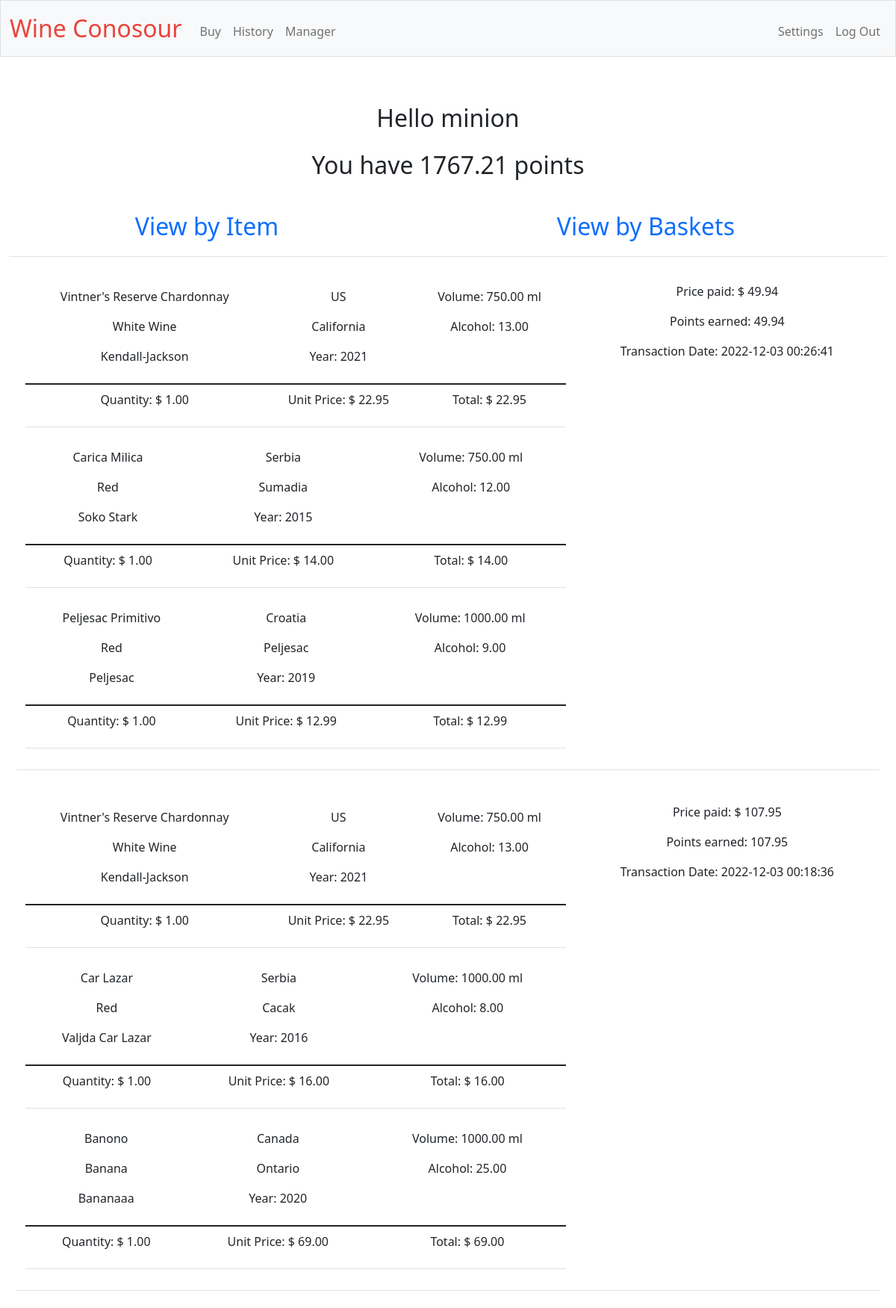
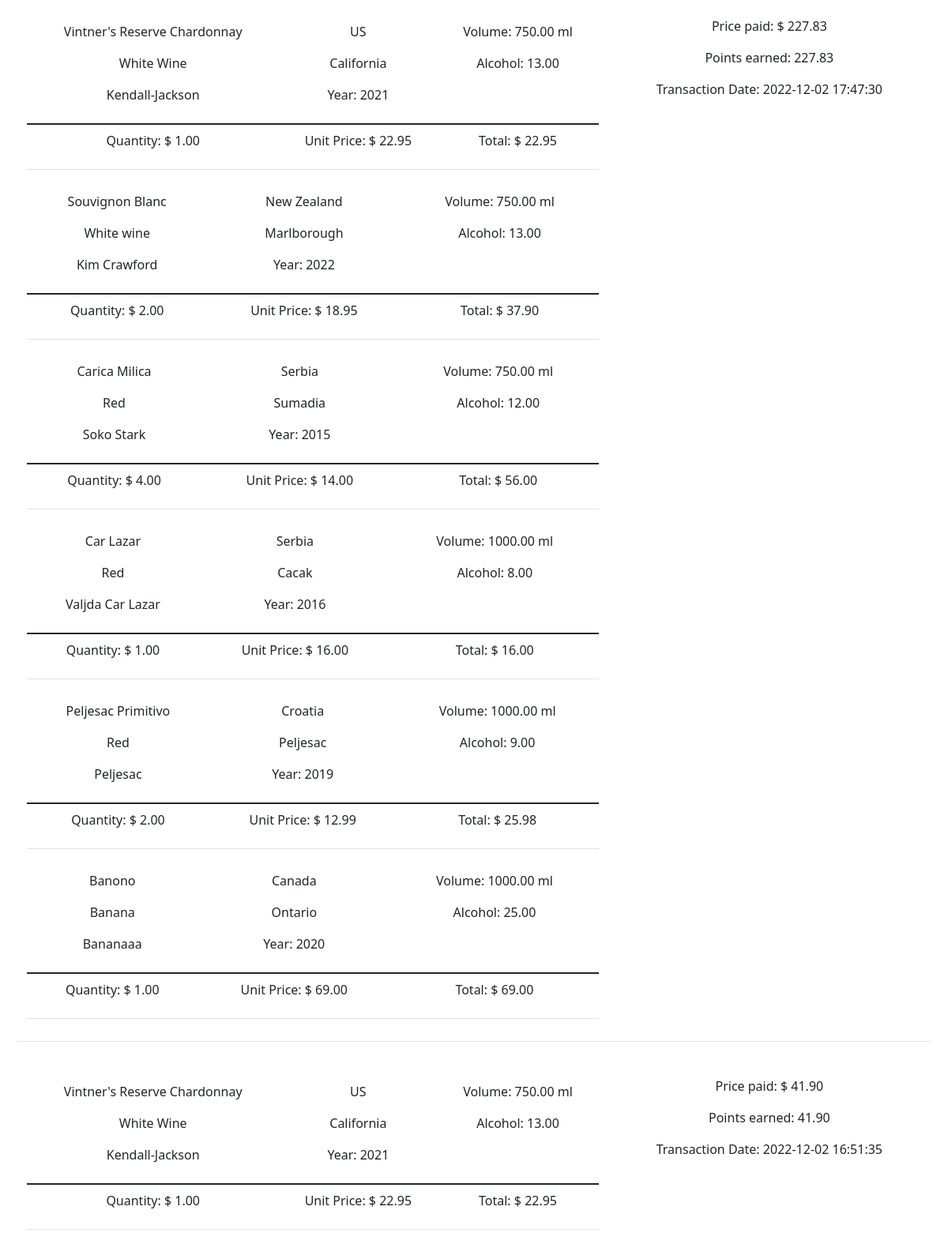
Screenshot of /baskets (signed in, upper part) with the database file from the repository (2 pictures, top to bottom).
### tables this page shows
CREATE TABLE users
(
    id INTEGER PRIMARY KEY AUTOINCREMENT NOT NULL,
    username TEXT NOT NULL,
    hash TEXT NOT NULL,
    points NUMERIC NOT NULL DEFAULT 10000.00
);

CREATE TABLE purchases
(
    id INTEGER PRIMARY KEY AUTOINCREMENT NOT NULL,
    basket_id integer not null,
    wine_id integer not null,
    quantity integer not null,
    item_price float not null
);

CREATE TABLE wines
(
    id INTEGER PRIMARY KEY AUTOINCREMENT NOT NULL,
    name text not null,
    class text not null,
    brand text not null,
    country text not null,
    region text not null,
    volume float not null,
    alcohol float not null,
    year integer not null,
    price float not null
);

CREATE TABLE baskets
(
    id INTEGER PRIMARY KEY AUTOINCREMENT NOT NULL,
    user_id integer not null,
    basket_price float not null,
    points_earned float not null,
    transaction_date datetime,
    stripe_transaction text not null
);

### app.py (the view)
@app.route("/baskets")
@login_required
def baskets():
    """ I am considering rendering the wine details in specific way making cards instead of table rows """
    query = "select * from ((purchases inner join wines on wines.id = purchases.wine_id) inner join baskets on baskets.id = purchases.basket_id) where baskets.user_id = ?;"
    purchases = db.execute(query, session["user_id"])
    for purchase in purchases:
        purchase.update({"total" : purchase["price"] * purchase["quantity"] })
    query = "select * from users where id = ?;"
    user = db.execute(query, session["user_id"])
    if len(user) != 1:
        return render_template("login.html"), 400
    baskets = {}
    for i in range(0, len(purchases)):
        basket_id = purchases[i]["basket_id"]
        if basket_id in baskets:
            purchase = {
                "name" : purchases[i]["name"],
                "brand" : purchases[i]["brand"],
                "class" : purchases[i]["class"],
                "country" : purchases[i]["country"],
                "region" : purchases[i]["region"],
                "volume" : purchases[i]["volume"],
                "alcohol" : purchases[i]["alcohol"],
                "year" : purchases[i]["year"],
                "quantity" : purchases[i]["quantity"],
                "item_price" : purchases[i]["item_price"],
                "total" : purchases[i]["quantity"] * purchases[i]["item_price"]
            }
            baskets[basket_id]["purchases"].append(purchase)
        else:
            basket = {
                "purchases" : [],
                "basket_price" : purchases[i]["basket_price"],
                "points_earned" : purchases[i]["points_earned"],
                "transaction_date" : purchases[i]["transaction_date"],
                "stripe_transaction" : purchases[i]["stripe_transaction"]
            }
            purchase = {
                "name" : purchases[i]["name"],
                "brand" : purchases[i]["brand"],
                "class" : purchases[i]["class"],
                "country" : purchases[i]["country"],
                "region" : purchases[i]["region"],
                "volume" : purchases[i]["volume"],
                "alcohol" : purchases[i]["alcohol"],
                "year" : purchases[i]["year"],
                "quantity" : purchases[i]["quantity"],
                "item_price" : purchases[i]["item_price"],
                "total" : purchases[i]["quantity"] * purchases[i]["item_price"]
            }
            basket["purchases"].append(purchase)
            baskets.update({basket_id : basket})
    username = user[0]["username"]
    points = user[0]["points"]
    return render_template(
        "baskets.html",
        baskets=baskets,
        username=username,
        points=points
    )

### app.py (called while the page is built)
@app.after_request
def after_request(response):
    response.headers["Cache-Control"] = "no-cache, no-store, must-revalidate"
    response.headers["Expires"] = 0
    response.headers["Pragma"] = "no-cache"
    return response

### helpers.py (called while the page is built)
def login_required(f):
    @wraps(f)
    def decorated_function(*args, **kwargs):
        if session.get("user_id") is None:
            return redirect("/login")
        return f(*args, **kwargs)
    return decorated_function

### templates/baskets.html (shortened to what this page needs)
{% extends "profile.html" %}
{% block content %}
    {% for basket in baskets.values() | sort(attribute = 'transaction_date', reverse = True) %}
    <div class="basket">
        <table class="table">
            <tr>
                <td>
                    <div class="basket_items">
                            {% for purchase in basket.purchases | reverse %}
                            <div class="purchase">
                                <table class = "table">
                                    <tr>
                                        <td>
                                            <div class="mb-3">
                                                {{ purchase.name }}
                                            </div>
                                            <div class="mb-3">
                                                {{ purchase.class }}
                                            </div>
                                            <div class="mb-3">
                                                {{ purchase.brand }}
                                            </div>
                                        </td>
                                        <td>
                                            <div class="mb-3">
                                                {{ purchase.country }}
                                            </div>
                                            <div class="mb-3">
                                                {{ purchase.region }}
                                            </div>
                                            <div class="mb-3">
                                                {{ "Year: %d" | format(purchase.year) }}
                                            </div>
                                        </td>
                                        <td>
                                            <div class="mb-3">
                                                {{ "Volume: %3.2f ml" | format(purchase.volume) }}
                                            </div>
                                            <div class="mb-3">
                                                {{ "Alcohol: %3.2f" | format(purchase.alcohol) }}
                                            </div>
                                        </td>
                                    </tr>
                                    <tfoot>
                                        <tr>
                                            <td>
                                                <div class="mb-3">
                                                    {{ "Quantity: $ %3.2f" | format(purchase.quantity) }}
                                                </div>
                                            </td>
                                            <td>
                                                <div class="mb-3">
                                                    {{ "Unit Price: $ %3.2f" | format(purchase.item_price) }}
                                                </div>
                                            </td>
                                            <td>
                                                <div class="mb-3">
                                                    {{ "Total: $ %3.2f" | format(purchase.total) }}
                                                </div>
                                            </td>
                                        </tr>
                                    </tfoot>
                                </table>
                            </div>
                            {% endfor %}
                    </div>
                </td>
                <td>
                    <div class="basket_general">
                        <div class="mb-3">
                            <p>Price paid: {{ "$ %3.2f" | format(basket.basket_price) }}
                            </p>
                        </div>
                        <div class="mb-3">
                            <p>Points earned: {{ "%3.2f" | format(basket.points_earned) }}
                            </p>
                        </div>
                        <div class="mb-3">
                            <p>Transaction Date: {{ basket.transaction_date }}
                            </p>
                        </div>
                    </div>
                </td>
            </tr>
        </table>
    </div>
    {% endfor %}
{% endblock %}

### templates/profile.html (shortened to what this page needs)
{% extends "layout.html" %}
{% block main %}
<div class="content" style="font-size: 32px;">Hello {{ username }}</div>
<div class="content" style="font-size: 32px;">You have {{ points }} points</div>
<table class="table">
    <tr>
        <td>
            <div class="navbar-nav me-auto mt-2" style="font-size: 32px;">
                <a class="nav-link" href="/history">View by Item</a>
            </div>
        </td>
        <td>
            <div class="navbar-nav me-auto mt-2" style="font-size: 32px;">
                <a class="nav-link" href="/baskets">View by Baskets</a>
            </div>
        </td>
    </tr>
</table>
{% block content %}
{% endblock %}
{% endblock %}

### static/styles.css (style rules this page uses)
.content { background-color: #ffffff; padding: 5px; margin: 5px; }
.basket { background-color: #ffffff; padding: 5px; margin: 5px; opacity:1; }
.basket_general { background-color: #ffffff; padding: 5px; }
.basket_items { background-color: #ffffff; padding: 2px; }
.purchase { background-color: #ffffff; padding: 2px; }

### rows the page displays
users: username "minion", points "1767.21"
purchases: name "Peljesac Primitivo", class "Red", brand "Peljesac", country "Croatia", region "Peljesac", quantity "Quantity: $ 1.00", item_price "Unit Price: $ 12.99", total "Total: $ 12.99", transaction_date "2022-12-03 00:26:41"
purchases: name "Vintner's Reserve Chardonnay", class "White Wine", brand "Kendall-Jackson", country "US", region "California", quantity "Quantity: $ 1.00", item_price "Unit Price: $ 22.95", total "Total: $ 22.95"
wines: year "Year: 2021", volume "Volume: 750.00 ml", alcohol "Alcohol: 13.00"
purchases: name "Carica Milica", class "Red", brand "Soko Stark", country "Serbia", region "Sumadia", quantity "Quantity: $ 1.00", item_price "Unit Price: $ 14.00", total "Total: $ 14.00"
wines: year "Year: 2015", volume "Volume: 750.00 ml", alcohol "Alcohol: 12.00"
wines: year "Year: 2019", volume "Volume: 1000.00 ml", alcohol "Alcohol: 9.00"
baskets: basket_price "$ 49.94", points_earned "49.94"
purchases: name "Banono", class "Banana", brand "Bananaaa", country "Canada", region "Ontario", quantity "Quantity: $ 1.00", item_price "Unit Price: $ 69.00", total "Total: $ 69.00", transaction_date "2022-12-03 00:18:36"
purchases: name "Vintner's Reserve Chardonnay", class "White Wine", brand "Kendall-Jackson", country "US", region "California", quantity "Quantity: $ 1.00", item_price "Unit Price: $ 22.95", total "Total: $ 22.95"
purchases: name "Car Lazar", class "Red", brand "Valjda Car Lazar", country "Serbia", region "Cacak", quantity "Quantity: $ 1.00", item_price "Unit Price: $ 16.00", total "Total: $ 16.00"
wines: year "Year: 2016", volume "Volume: 1000.00 ml", alcohol "Alcohol: 8.00"
wines: year "Year: 2020", volume "Volume: 1000.00 ml", alcohol "Alcohol: 25.00"
baskets: basket_price "$ 107.95", points_earned "107.95"
purchases: name "Banono", class "Banana", brand "Bananaaa", country "Canada", region "Ontario", quantity "Quantity: $ 1.00", item_price "Unit Price: $ 69.00", total "Total: $ 69.00", transaction_date "2022-12-02 17:47:30"
purchases: name "Vintner's Reserve Chardonnay", class "White Wine", brand "Kendall-Jackson", country "US", region "California", quantity "Quantity: $ 1.00", item_price "Unit Price: $ 22.95", total "Total: $ 22.95"
purchases: name "Souvignon Blanc", class "White wine", brand "Kim Crawford", country "New Zealand", region "Marlborough", quantity "Quantity: $ 2.00", item_price "Unit Price: $ 18.95", total "Total: $ 37.90"
wines: year "Year: 2022", volume "Volume: 750.00 ml", alcohol "Alcohol: 13.00"
purchases: name "Carica Milica", class "Red", brand "Soko Stark", country "Serbia", region "Sumadia", quantity "Quantity: $ 4.00", item_price "Unit Price: $ 14.00", total "Total: $ 56.00"
purchases: name "Car Lazar", class "Red", brand "Valjda Car Lazar", country "Serbia", region "Cacak", quantity "Quantity: $ 1.00", item_price "Unit Price: $ 16.00", total "Total: $ 16.00"
purchases: name "Peljesac Primitivo", class "Red", brand "Peljesac", country "Croatia", region "Peljesac", quantity "Quantity: $ 2.00", item_price "Unit Price: $ 12.99", total "Total: $ 25.98"
baskets: basket_price "$ 227.83", points_earned "227.83"
purchases: transaction_date "2022-12-02 16:51:35"
purchases: name "Vintner's Reserve Chardonnay", class "White Wine", brand "Kendall-Jackson", country "US", region "California", quantity "Quantity: $ 1.00", item_price "Unit Price: $ 22.95", total "Total: $ 22.95"
baskets: basket_price "$ 41.90", points_earned "41.90"
